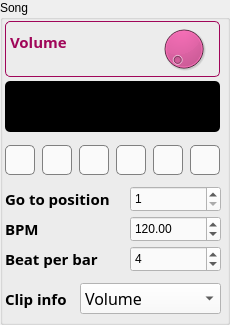
         <widget class="QGroupBox" name="groupBoxSong">
          <property name="geometry">
           <rect>
            <x>0</x>
            <y>90</y>
            <width>230</width>
            <height>325</height>
           </rect>
          </property>
          <property name="styleSheet">
           <string notr="true">#groupBoxSong {color: rgb(160, 6, 89);
background-color: rgb(223, 223, 223);
font: bold 9pt &quot;Noto Sans&quot;;
text-align: left;
border: 1px solid purple;
border-radius: 5px;}</string>
          </property>
          <property name="title">
           <string notr="true" extracomment="song">Song</string>
          </property>
          <property name="flat">
           <bool>false</bool>
          </property>
          <widget class="QLabel" name="label_11">
           <property name="geometry">
            <rect>
             <x>5</x>
             <y>246</y>
             <width>121</width>
             <height>26</height>
            </rect>
           </property>
           <property name="font">
            <font>
             <family>Noto Sans</family>
             <pointsize>11</pointsize>
             <weight>75</weight>
             <italic>false</italic>
             <bold>true</bold>
            </font>
           </property>
           <property name="accessibleName">
            <string>Help_Song_BeatPerBar</string>
           </property>
           <property name="styleSheet">
            <string notr="true">color: rgb(160, 6, 89);
text-align: left;
font: bold 11pt &quot;Noto Sans&quot;;
color: rgb(0, 0, 0);</string>
           </property>
           <property name="text">
            <string>Beat per bar</string>
           </property>
           <property name="alignment">
            <set>Qt::AlignLeading|Qt::AlignLeft|Qt::AlignVCenter</set>
           </property>
          </widget>
          <widget class="QPushButton" name="stopButton">
           <property name="geometry">
            <rect>
             <x>79</x>
             <y>145</y>
             <width>30</width>
             <height>30</height>
            </rect>
           </property>
           <property name="toolTip">
            <string>Stop</string>
           </property>
           <property name="accessibleName">
            <string>Help_Transport_Generic</string>
           </property>
           <property name="styleSheet">
            <string notr="true">QPushButton {background-color: rgb(250, 250, 250);
border: 1px solid grey;
border-radius: 5px;}
QPushButton:pressed {background-color: rgb(98, 98, 98);
border: 1px solid black;
border-radius: 5px;}</string>
           </property>
           <property name="icon">
            <iconset resource="gui.qrc">
             <normaloff>:/icons/icons/stop.png</normaloff>:/icons/icons/stop.png</iconset>
           </property>
           <property name="iconSize">
            <size>
             <width>24</width>
             <height>24</height>
            </size>
           </property>
          </widget>
          <widget class="QPushButton" name="recordButton">
           <property name="geometry">
            <rect>
             <x>153</x>
             <y>145</y>
             <width>30</width>
             <height>30</height>
            </rect>
           </property>
           <property name="toolTip">
            <string>Arm for recording</string>
           </property>
           <property name="accessibleName">
            <string>Help_Transport_Rec</string>
           </property>
           <property name="styleSheet">
            <string notr="true">QPushButton {background-color: rgb(250, 250, 250);
border: 1px solid grey;
border-radius: 5px;}
QPushButton:pressed {background-color: rgb(98, 98, 98);
border: 1px solid black;
border-radius: 5px;}
</string>
           </property>
           <property name="icon">
            <iconset resource="gui.qrc">
             <normaloff>:/icons/icons/record_24.png</normaloff>:/icons/icons/record_24.png</iconset>
           </property>
           <property name="iconSize">
            <size>
             <width>24</width>
             <height>24</height>
            </size>
           </property>
          </widget>
          <widget class="QComboBox" name="clip_info_combobox">
           <property name="geometry">
            <rect>
             <x>80</x>
             <y>283</y>
             <width>141</width>
             <height>31</height>
            </rect>
           </property>
           <property name="font">
            <font>
             <family>Noto Sans</family>
             <pointsize>12</pointsize>
             <weight>50</weight>
             <italic>false</italic>
             <bold>false</bold>
            </font>
           </property>
           <property name="accessibleName">
            <string>Help_Clip_Info</string>
           </property>
           <property name="styleSheet">
            <string notr="true">background-color: rgb(250, 250, 250);
font: 12pt &quot;Noto Sans&quot;;
text-align: right;
color: rgb(0, 0, 0);</string>
           </property>
           <property name="currentText">
            <string>Volume</string>
           </property>
           <item>
            <property name="text">
             <string>Volume</string>
            </property>
           </item>
          </widget>
          <widget class="QLabel" name="label_13">
           <property name="geometry">
            <rect>
             <x>5</x>
             <y>283</y>
             <width>71</width>
             <height>31</height>
            </rect>
           </property>
           <property name="font">
            <font>
             <family>Noto Sans</family>
             <pointsize>11</pointsize>
             <weight>75</weight>
             <italic>false</italic>
             <bold>true</bold>
            </font>
           </property>
           <property name="accessibleName">
            <string>Help_Clip_Info</string>
           </property>
           <property name="styleSheet">
            <string notr="true">color: rgb(160, 6, 89);
text-align: left;
font: bold 11pt &quot;Noto Sans&quot;;
color: rgb(0, 0, 0);</string>
           </property>
           <property name="text">
            <string>Clip info</string>
           </property>
           <property name="alignment">
            <set>Qt::AlignLeading|Qt::AlignLeft|Qt::AlignVCenter</set>
           </property>
          </widget>
          <widget class="QPushButton" name="rewindButton">
           <property name="geometry">
            <rect>
             <x>5</x>
             <y>145</y>
             <width>30</width>
             <height>30</height>
            </rect>
           </property>
           <property name="toolTip">
            <string>Rewind</string>
           </property>
           <property name="accessibleName">
            <string>Help_Transport_Generic</string>
           </property>
           <property name="styleSheet">
            <string notr="true">QPushButton {background-color: rgb(250, 250, 250);
border: 1px solid grey;
border-radius: 5px;}
QPushButton:pressed {background-color: rgb(98, 98, 98);
border: 1px solid black;
border-radius: 5px;}</string>
           </property>
           <property name="icon">
            <iconset resource="gui.qrc">
             <normaloff>:/icons/icons/black_rewind_24.png</normaloff>:/icons/icons/black_rewind_24.png</iconset>
           </property>
           <property name="iconSize">
            <size>
             <width>24</width>
             <height>24</height>
            </size>
           </property>
          </widget>
          <widget class="QSpinBox" name="gotoTarget">
           <property name="geometry">
            <rect>
             <x>130</x>
             <y>186</y>
             <width>91</width>
             <height>26</height>
            </rect>
           </property>
           <property name="sizePolicy">
            <sizepolicy hsizetype="Maximum" vsizetype="Fixed">
             <horstretch>0</horstretch>
             <verstretch>0</verstretch>
            </sizepolicy>
           </property>
           <property name="accessibleName">
            <string>Help_Transport_GoToPosition</string>
           </property>
           <property name="styleSheet">
            <string notr="true">background-color: rgb(250, 250, 250);
font: 12pt &quot;Noto Sans&quot;;
text-align: left;
color: rgb(0, 0, 0);</string>
           </property>
           <property name="minimum">
            <number>1</number>
           </property>
           <property name="maximum">
            <number>999999999</number>
           </property>
          </widget>
          <widget class="QLabel" name="label_12">
           <property name="geometry">
            <rect>
             <x>5</x>
             <y>186</y>
             <width>131</width>
             <height>26</height>
            </rect>
           </property>
           <property name="font">
            <font>
             <family>Noto Sans</family>
             <pointsize>11</pointsize>
             <weight>75</weight>
             <italic>false</italic>
             <bold>true</bold>
             <kerning>true</kerning>
            </font>
           </property>
           <property name="accessibleName">
            <string notr="true">Help_Transport_GoToPosition</string>
           </property>
           <property name="styleSheet">
            <string notr="true">color: rgb(160, 6, 89);
text-align: left;
font: bold 11pt &quot;Noto Sans&quot;;
color: rgb(0, 0, 0);</string>
           </property>
           <property name="text">
            <string>Go to position</string>
           </property>
           <property name="alignment">
            <set>Qt::AlignLeading|Qt::AlignLeft|Qt::AlignVCenter</set>
           </property>
          </widget>
          <widget class="QPushButton" name="pauseButton">
           <property name="geometry">
            <rect>
             <x>116</x>
             <y>145</y>
             <width>30</width>
             <height>30</height>
            </rect>
           </property>
           <property name="toolTip">
            <string>Pause</string>
           </property>
           <property name="accessibleName">
            <string>Help_Transport_Generic</string>
           </property>
           <property name="styleSheet">
            <string notr="true">QPushButton {background-color: rgb(250, 250, 250);
border: 1px solid grey;
border-radius: 5px;}
QPushButton:pressed {background-color: rgb(98, 98, 98);
border: 1px solid black;
border-radius: 5px;}</string>
           </property>
           <property name="icon">
            <iconset resource="gui.qrc">
             <normaloff>:/icons/icons/black_pause_24.png</normaloff>:/icons/icons/black_pause_24.png</iconset>
           </property>
           <property name="iconSize">
            <size>
             <width>24</width>
             <height>24</height>
            </size>
           </property>
          </widget>
          <widget class="QPushButton" name="playButton">
           <property name="geometry">
            <rect>
             <x>42</x>
             <y>145</y>
             <width>30</width>
             <height>30</height>
            </rect>
           </property>
           <property name="toolTip">
            <string>Play</string>
           </property>
           <property name="accessibleName">
            <string>Help_Transport_Generic</string>
           </property>
           <property name="styleSheet">
            <string notr="true">QPushButton {background-color: rgb(250, 250, 250);
border: 1px solid grey;
border-radius: 5px;}
QPushButton:pressed {background-color: rgb(98, 98, 98);
border: 1px solid black;
border-radius: 5px;}</string>
           </property>
           <property name="icon">
            <iconset resource="gui.qrc">
             <normaloff>:/icons/icons/black_play_24.png</normaloff>:/icons/icons/black_play_24.png</iconset>
           </property>
           <property name="iconSize">
            <size>
             <width>24</width>
             <height>24</height>
            </size>
           </property>
          </widget>
          <widget class="QLabel" name="bbtLabel">
           <property name="geometry">
            <rect>
             <x>5</x>
             <y>81</y>
             <width>215</width>
             <height>51</height>
            </rect>
           </property>
           <property name="font">
            <font>
             <family>Noto Sans</family>
             <pointsize>12</pointsize>
             <weight>9</weight>
             <italic>false</italic>
             <bold>false</bold>
            </font>
           </property>
           <property name="styleSheet">
            <string notr="true">background-color: black;
color: rgb(0, 255, 0);
border: 1px;
border-radius: 5px;
font: 75 12pt &quot;Noto Sans&quot;;</string>
           </property>
           <property name="text">
            <string/>
           </property>
           <property name="alignment">
            <set>Qt::AlignCenter</set>
           </property>
          </widget>
          <widget class="QDoubleSpinBox" name="bpm">
           <property name="geometry">
            <rect>
             <x>130</x>
             <y>216</y>
             <width>91</width>
             <height>26</height>
            </rect>
           </property>
           <property name="sizePolicy">
            <sizepolicy hsizetype="Maximum" vsizetype="Fixed">
             <horstretch>0</horstretch>
             <verstretch>0</verstretch>
            </sizepolicy>
           </property>
           <property name="accessibleName">
            <string>Help_Song_BPM</string>
           </property>
           <property name="styleSheet">
            <string notr="true">background-color: rgb(250, 250, 250);
font: 12pt &quot;Noto Sans&quot;;
text-align: left;
color: rgb(0, 0, 0);</string>
           </property>
           <property name="minimum">
            <double>1.000000000000000</double>
           </property>
           <property name="maximum">
            <double>260.000000000000000</double>
           </property>
           <property name="value">
            <double>120.000000000000000</double>
           </property>
          </widget>
          <widget class="QLabel" name="label_10">
           <property name="geometry">
            <rect>
             <x>5</x>
             <y>216</y>
             <width>38</width>
             <height>26</height>
            </rect>
           </property>
           <property name="font">
            <font>
             <family>Noto Sans</family>
             <pointsize>11</pointsize>
             <weight>75</weight>
             <italic>false</italic>
             <bold>true</bold>
            </font>
           </property>
           <property name="accessibleName">
            <string>Help_Song_BPM</string>
           </property>
           <property name="styleSheet">
            <string notr="true">color: rgb(160, 6, 89);
text-align: left;
font: bold 11pt &quot;Noto Sans&quot;;
color: rgb(0, 0, 0);</string>
           </property>
           <property name="text">
            <string>BPM</string>
           </property>
           <property name="alignment">
            <set>Qt::AlignLeading|Qt::AlignLeft|Qt::AlignVCenter</set>
           </property>
          </widget>
          <widget class="QPushButton" name="gotoButton">
           <property name="geometry">
            <rect>
             <x>190</x>
             <y>145</y>
             <width>30</width>
             <height>30</height>
            </rect>
           </property>
           <property name="toolTip">
            <string>Go to the specified bar in JACK execution</string>
           </property>
           <property name="accessibleName">
            <string>Help_Transport_GoToPosition</string>
           </property>
           <property name="styleSheet">
            <string notr="true">QPushButton {background-color: rgb(250, 250, 250);
border: 1px solid grey;
border-radius: 5px;}
QPushButton:pressed {background-color: rgb(98, 98, 98);
border: 1px solid black;
border-radius: 5px;}</string>
           </property>
           <property name="icon">
            <iconset resource="gui.qrc">
             <normaloff>:/icons/icons/black_goto_24.png</normaloff>:/icons/icons/black_goto_24.png</iconset>
           </property>
           <property name="iconSize">
            <size>
             <width>24</width>
             <height>24</height>
            </size>
           </property>
          </widget>
          <widget class="QSpinBox" name="beat_per_bar">
           <property name="geometry">
            <rect>
             <x>130</x>
             <y>246</y>
             <width>91</width>
             <height>26</height>
            </rect>
           </property>
           <property name="sizePolicy">
            <sizepolicy hsizetype="Maximum" vsizetype="Fixed">
             <horstretch>0</horstretch>
             <verstretch>0</verstretch>
            </sizepolicy>
           </property>
           <property name="accessibleName">
            <string>Help_Song_BeatPerBar</string>
           </property>
           <property name="styleSheet">
            <string notr="true">background-color: rgb(250, 250, 250);
font: 12pt &quot;Noto Sans&quot;;
text-align: left;
color: rgb(0, 0, 0);</string>
           </property>
           <property name="minimum">
            <number>1</number>
           </property>
           <property name="value">
            <number>4</number>
           </property>
          </widget>
          <widget class="QGroupBox" name="groupBoxSongVolume">
           <property name="geometry">
            <rect>
             <x>5</x>
             <y>21</y>
             <width>215</width>
             <height>56</height>
            </rect>
           </property>
           <property name="styleSheet">
            <string notr="true">#groupBoxSongVolume {
border: 1px solid rgb(160, 6, 89);
border-radius: 5px;
}</string>
           </property>
           <property name="title">
            <string/>
           </property>
           <widget class="QSuperDial" name="song_volume_knob">
            <property name="geometry">
             <rect>
              <x>154</x>
              <y>3</y>
              <width>50</width>
              <height>50</height>
             </rect>
            </property>
            <property name="maximumSize">
             <size>
              <width>60</width>
              <height>60</height>
             </size>
            </property>
            <property name="accessibleName">
             <string>Help_Song_Volume</string>
            </property>
            <property name="styleSheet">
             <string notr="true">background-color: rgb(223, 27, 130);</string>
            </property>
            <property name="maximum">
             <number>256</number>
            </property>
            <property name="invertedAppearance">
             <bool>false</bool>
            </property>
            <property name="invertedControls">
             <bool>false</bool>
            </property>
           </widget>
           <widget class="QLabel" name="labelMasterVolume">
            <property name="geometry">
             <rect>
              <x>80</x>
              <y>10</y>
              <width>51</width>
              <height>21</height>
             </rect>
            </property>
            <property name="font">
             <font>
              <family>Noto Sans</family>
              <pointsize>11</pointsize>
              <weight>75</weight>
              <italic>false</italic>
              <bold>true</bold>
             </font>
            </property>
            <property name="styleSheet">
             <string notr="true">font: bold 11pt &quot;Noto Sans&quot;;
color: rgb(160, 6, 89);
text-align: left;</string>
            </property>
            <property name="text">
             <string/>
            </property>
            <property name="alignment">
             <set>Qt::AlignLeading|Qt::AlignLeft|Qt::AlignTop</set>
            </property>
           </widget>
           <widget class="QLabel" name="global_volume_label">
            <property name="geometry">
             <rect>
              <x>5</x>
              <y>10</y>
              <width>71</width>
              <height>21</height>
             </rect>
            </property>
            <property name="font">
             <font>
              <family>Noto Sans</family>
              <pointsize>11</pointsize>
              <weight>75</weight>
              <italic>false</italic>
              <bold>true</bold>
             </font>
            </property>
            <property name="accessibleName">
             <string>Help_Song_Volume</string>
            </property>
            <property name="styleSheet">
             <string notr="true">font: bold 11pt &quot;Noto Sans&quot;;
color: rgb(160, 6, 89);
text-align: left;</string>
            </property>
            <property name="text">
             <string>Volume</string>
            </property>
            <property name="alignment">
             <set>Qt::AlignLeading|Qt::AlignLeft|Qt::AlignVCenter</set>
            </property>
           </widget>
          </widget>
         </widget>
